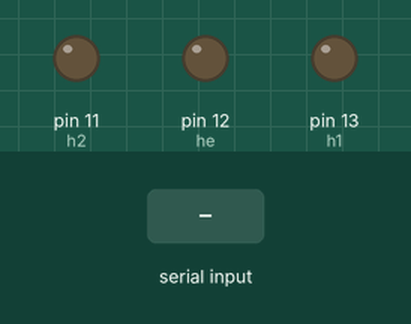
This sketch was run on a simulated Arduino Mega 2560, built with avr-gcc and run on an emulated ATmega2560. Parts: output pins drawn as LEDs (lit = HIGH). Inputs (shaded band) come from the test bench.

Above: at 1.2 s.
1.3 s: "3" received over Serial
At 1.6 s:
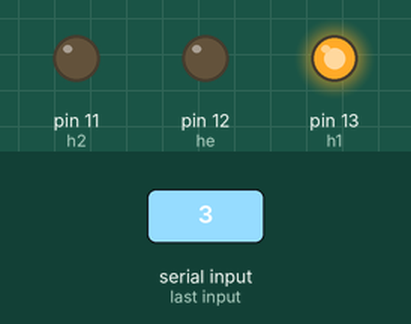
2.8 s: "4" received over Serial
At 4.0 s:
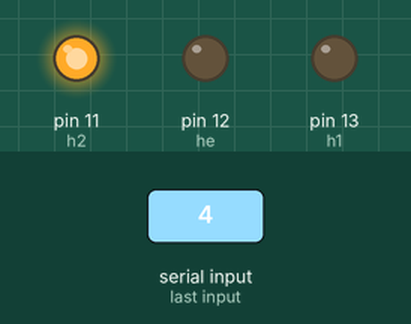
4.3 s: "1" received over Serial
At 5.1 s:
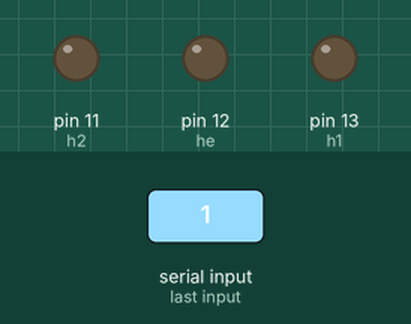
Timing chart, 0 to 7.3 s (numbered marks = the images above; inputs shaded):
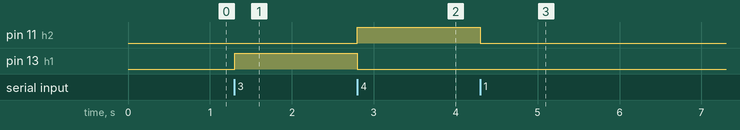

The sketch:

RISHAVNIKHIL.ino
```cpp
//Front Wheel if this T-Drive was drive by a Hercules and the two differential wheels by Sabertooth
//Use Arduino BT Joystick App from Playstore


int h1 = 13, h2 = 11, he = 12;

int pwm = 0;
int pwm_herc = 0;

enum dir { left , right };

void setup()
{
  Serial.begin(9600);     //PC Serial Comm.
  Serial2.begin(9600);    //BT Module
  Serial3.begin(9600);    //Sabertooth
  pinMode(h1, OUTPUT);
  pinMode(h2, OUTPUT);
  pinMode(he, OUTPUT);
}

void start_L(bool rev = false)
{
  int x = pwm;
  rev = !rev;
  if (rev) {
    x = -x;
  }
  Serial3.write(map(x, -100, 100, 1, 127));
}

void start_R(bool rev = false)
{
  int y = pwm;
  rev = !rev;
  if (rev) {
    y = -y;
  }
  Serial3.write(map(y, -100, 100, 128, 255));
}

void start_F(dir d)
{
  analogWrite(he, map(pwm_herc, 0, 100, 0, 255));
  if (d == left) {
    digitalWrite(h1, HIGH);
    digitalWrite(h2, LOW);
  } else if ( d == right ) {
    digitalWrite(h1, LOW);
    digitalWrite(h2, HIGH);
  }

}

void stop_L() {
  Serial3.write(map(0, -100, 100, 1, 127));
}

void stop_R() {
  Serial3.write(map(0, -100, 100, 128, 255));
}

void stop_F() {
  digitalWrite(h1, LOW);
  digitalWrite(h2, LOW);
}

void stop_all() {
  stop_L(); stop_R(); stop_F();
}

void setSpeed(int x) {
  // 0 <= x <= 100
  pwm = x;
  if (x <= 0)
    pwm = 0;
  else if (x >= 20)
    pwm = 20;

}

void changePWM(int diff) {
  pwm += diff;
  if (pwm < 0) pwm = 0;
  if (pwm > 50) pwm = 50;
  pwm_herc = map(pwm, 0, 100, 0, 18);
  Serial.println(pwm);
}

void turn_L() {
  start_R();
  start_L(true);
  start_F(left);
}

void turn_R() {
  start_L();
  start_R(true);
  start_F(right);
}

int zc = 0;
unsigned long lastPWMChange = 0;

void loop() {
  while (Serial.available()) {
    char ch = Serial.read();
    //Serial.println(ch);
    if (!(ch == '0' || ch == '1' || ch == '2' || ch == '3' || ch == '4' || ch == '7' || ch == '9'))
      continue;
    //    Serial.println(ch);
    if (ch == '0')
    { // fwd
      {
      }
      zc++;
      if (zc == 5) {
        stop_all();
        //         Serial.println("braking");
        zc = 0;
      }
    }
    else
    {
      zc = 0;
      if (ch == '1') {
        //        Serial.println("fwd");
        start_L(); start_R(); stop_F();
      } else if (ch == '2') {
        start_L(true); start_R(true); stop_F();
      } else if (ch == '3') {
        //        Serial.println("left");
        start_L(true); start_R(); start_F(left);
      } else if (ch == '4') {
        start_L(); start_R(true); start_F(right);
      } else if (ch == '7') {
        unsigned long curTime = millis();
        if (curTime - lastPWMChange >= 200) {
          changePWM(5);
          lastPWMChange = curTime;
        }
      } else if (ch == '9') {
        unsigned long curTime = millis();
        if (curTime - lastPWMChange >= 200) {
          changePWM(-5);
          lastPWMChange = curTime;
        }
      }
    }
    //    delay(50);
  }
}
```

Measured:
- after the input at 1.3 s, pin 13 (h1): LOW → HIGH at once
- after the input at 2.8 s, pin 11 (h2): LOW → HIGH at once; pin 13 (h1): HIGH → LOW at once
- after the input at 4.3 s, pin 11 (h2): HIGH → LOW at once
